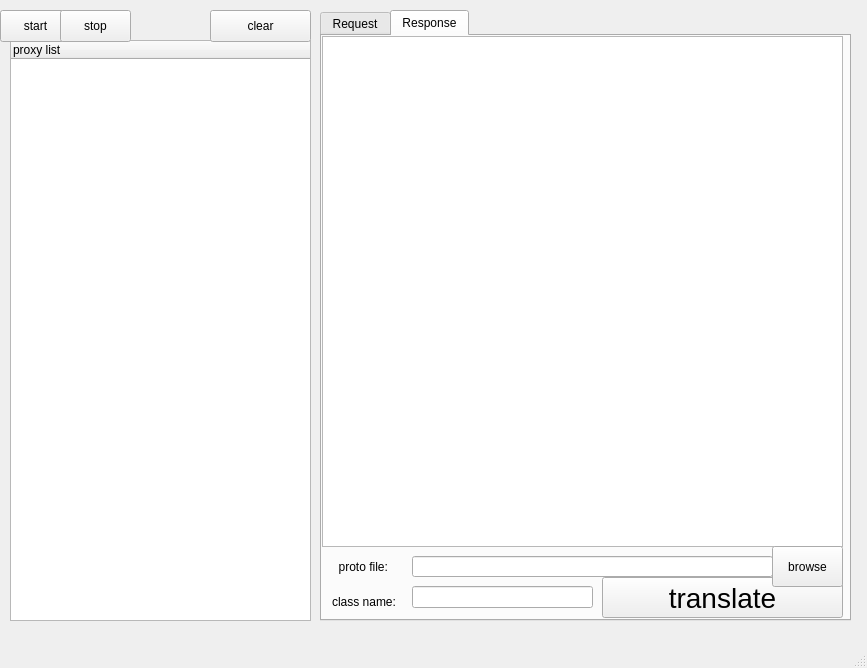
<?xml version="1.0" encoding="UTF-8"?>
<ui version="4.0">
 <class>MainWindow</class>
 <widget class="QMainWindow" name="MainWindow">
  <property name="geometry">
   <rect>
    <x>0</x>
    <y>0</y>
    <width>867</width>
    <height>668</height>
   </rect>
  </property>
  <property name="windowTitle">
   <string>protobuf proxy</string>
  </property>
  <widget class="QWidget" name="centralwidget">
   <widget class="QTreeWidget" name="treeWidget">
    <property name="geometry">
     <rect>
      <x>10</x>
      <y>40</y>
      <width>301</width>
      <height>581</height>
     </rect>
    </property>
    <column>
     <property name="text">
      <string>proxy list</string>
     </property>
    </column>
   </widget>
   <widget class="QTabWidget" name="tabWidget">
    <property name="geometry">
     <rect>
      <x>320</x>
      <y>10</y>
      <width>531</width>
      <height>611</height>
     </rect>
    </property>
    <property name="currentIndex">
     <number>1</number>
    </property>
    <widget class="QWidget" name="tab">
     <attribute name="title">
      <string>Request</string>
     </attribute>
     <widget class="QTextBrowser" name="textBrowser">
      <property name="geometry">
       <rect>
        <x>0</x>
        <y>0</y>
        <width>521</width>
        <height>511</height>
       </rect>
      </property>
     </widget>
     <widget class="QLabel" name="label">
      <property name="geometry">
       <rect>
        <x>10</x>
        <y>520</y>
        <width>71</width>
        <height>21</height>
       </rect>
      </property>
      <property name="text">
       <string>  proto file:</string>
      </property>
     </widget>
     <widget class="QLineEdit" name="fileNameEdit">
      <property name="geometry">
       <rect>
        <x>90</x>
        <y>520</y>
        <width>361</width>
        <height>21</height>
       </rect>
      </property>
     </widget>
     <widget class="QPushButton" name="fileBrowserButton">
      <property name="geometry">
       <rect>
        <x>450</x>
        <y>510</y>
        <width>71</width>
        <height>41</height>
       </rect>
      </property>
      <property name="text">
       <string>browse</string>
      </property>
     </widget>
     <widget class="QLabel" name="label_2">
      <property name="geometry">
       <rect>
        <x>10</x>
        <y>555</y>
        <width>81</width>
        <height>21</height>
       </rect>
      </property>
      <property name="text">
       <string>class name:</string>
      </property>
     </widget>
     <widget class="QLineEdit" name="classNameEdit">
      <property name="geometry">
       <rect>
        <x>90</x>
        <y>550</y>
        <width>181</width>
        <height>22</height>
       </rect>
      </property>
     </widget>
     <widget class="QPushButton" name="translateButton">
      <property name="geometry">
       <rect>
        <x>280</x>
        <y>541</y>
        <width>241</width>
        <height>41</height>
       </rect>
      </property>
      <property name="font">
       <font>
        <pointsize>21</pointsize>
       </font>
      </property>
      <property name="focusPolicy">
       <enum>Qt::NoFocus</enum>
      </property>
      <property name="contextMenuPolicy">
       <enum>Qt::DefaultContextMenu</enum>
      </property>
      <property name="text">
       <string>translate</string>
      </property>
     </widget>
    </widget>
    <widget class="QWidget" name="tab_2">
     <attribute name="title">
      <string>Response</string>
     </attribute>
     <widget class="QTextBrowser" name="responseBrowser">
      <property name="geometry">
       <rect>
        <x>0</x>
        <y>0</y>
        <width>521</width>
        <height>511</height>
       </rect>
      </property>
     </widget>
     <widget class="QLabel" name="label_3">
      <property name="geometry">
       <rect>
        <x>10</x>
        <y>520</y>
        <width>71</width>
        <height>21</height>
       </rect>
      </property>
      <property name="text">
       <string>  proto file:</string>
      </property>
     </widget>
     <widget class="QLineEdit" name="fileNameEdit_2">
      <property name="geometry">
       <rect>
        <x>90</x>
        <y>520</y>
        <width>361</width>
        <height>21</height>
       </rect>
      </property>
     </widget>
     <widget class="QLineEdit" name="classNameEdit_2">
      <property name="geometry">
       <rect>
        <x>90</x>
        <y>550</y>
        <width>181</width>
        <height>22</height>
       </rect>
      </property>
     </widget>
     <widget class="QLabel" name="label_4">
      <property name="geometry">
       <rect>
        <x>10</x>
        <y>555</y>
        <width>81</width>
        <height>21</height>
       </rect>
      </property>
      <property name="text">
       <string>class name:</string>
      </property>
     </widget>
     <widget class="QPushButton" name="translateButton_2">
      <property name="geometry">
       <rect>
        <x>280</x>
        <y>541</y>
        <width>241</width>
        <height>41</height>
       </rect>
      </property>
      <property name="font">
       <font>
        <pointsize>21</pointsize>
       </font>
      </property>
      <property name="focusPolicy">
       <enum>Qt::NoFocus</enum>
      </property>
      <property name="contextMenuPolicy">
       <enum>Qt::DefaultContextMenu</enum>
      </property>
      <property name="text">
       <string>translate</string>
      </property>
     </widget>
     <widget class="QPushButton" name="fileBrowserButton_2">
      <property name="geometry">
       <rect>
        <x>450</x>
        <y>510</y>
        <width>71</width>
        <height>41</height>
       </rect>
      </property>
      <property name="text">
       <string>browse</string>
      </property>
     </widget>
    </widget>
   </widget>
   <widget class="QPushButton" name="startButton">
    <property name="geometry">
     <rect>
      <x>0</x>
      <y>10</y>
      <width>71</width>
      <height>32</height>
     </rect>
    </property>
    <property name="text">
     <string>start</string>
    </property>
   </widget>
   <widget class="QPushButton" name="stopButton">
    <property name="geometry">
     <rect>
      <x>60</x>
      <y>10</y>
      <width>71</width>
      <height>32</height>
     </rect>
    </property>
    <property name="text">
     <string>stop</string>
    </property>
   </widget>
   <widget class="QPushButton" name="clearButton">
    <property name="geometry">
     <rect>
      <x>210</x>
      <y>10</y>
      <width>101</width>
      <height>32</height>
     </rect>
    </property>
    <property name="text">
     <string>clear</string>
    </property>
   </widget>
  </widget>
  <widget class="QMenuBar" name="menubar">
   <property name="geometry">
    <rect>
     <x>0</x>
     <y>0</y>
     <width>867</width>
     <height>22</height>
    </rect>
   </property>
  </widget>
  <widget class="QStatusBar" name="statusbar"/>
 </widget>
 <resources/>
 <connections/>
</ui>
